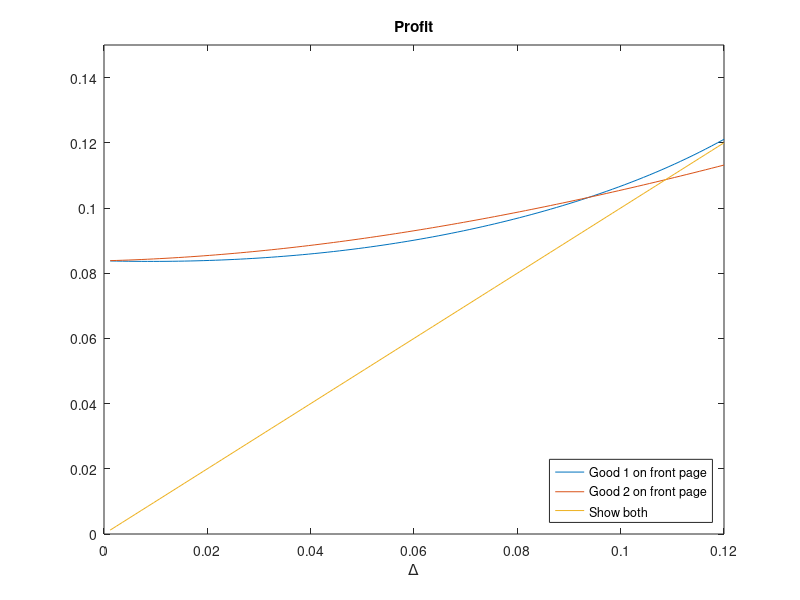

Write MATLAB code to recreate this figure.
%picking a distribution function
g=@(x) betapdf(x,1.05,10);
G=@(x) betacdf(x,1.05,10); 

%setting cutoff defining functions
c1=@(Delta) fsolve(@(t) (1-2*G(t))./g(t)-t-Delta,0.001);
c2=@(Delta) fsolve(@(t) (1-2*G(t))./g(t)-t+Delta,0.001);

%defining the profit function
profit=@(c) ((1-G(c)).^2+G(c).^2)./g(c);

%calculating values for plotting: [0,0.12] space is to have a nice picture,
%with no numerical problems due to c1 being too close to 0
vals=[];
for i=1:100;
vals=[vals;[0.12*i/100,c1(0.12*i/100),c2(0.12*i/100)]];
c1=@(Delta) fsolve(@(t) (1-2*G(t))./g(t)-t-Delta,vals(i,2));
end;
vals=[vals profit(vals(:,2)) profit(vals(:,3))];

%plotting
figure1 = figure;
axes1 = axes('Parent',figure1);
xlim(axes1,[0 0.12]);
ylim(axes1,[0 0.15]);
box(axes1,'on');
hold(axes1,'all');
title('Profit');

plot1 = plot(vals(:,1),[vals(:,[4:5 1])],'Parent',axes1);
set(plot1(1),'DisplayName','Good 1 on front page');
set(plot1(2),'DisplayName','Good 2 on front page');
set(plot1(3),'DisplayName','Show both');
xlabel('{\Delta}');
legend1 = legend(axes1,'show');
set(legend1,'Location','SouthEast');

